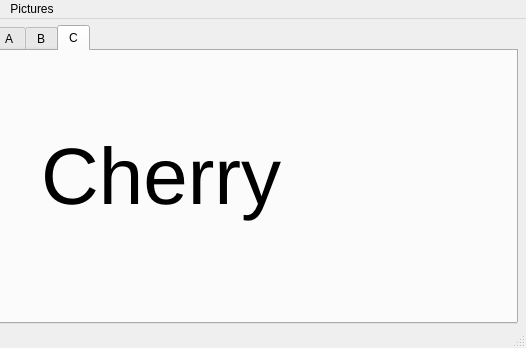
<?xml version="1.0" encoding="UTF-8"?>
<ui version="4.0">
 <class>Images</class>
 <widget class="QMainWindow" name="Images">
  <property name="geometry">
   <rect>
    <x>0</x>
    <y>0</y>
    <width>526</width>
    <height>348</height>
   </rect>
  </property>
  <property name="windowTitle">
   <string>Images</string>
  </property>
  <widget class="QWidget" name="centralwidget">
   <widget class="QTabWidget" name="tabWidget">
    <property name="geometry">
     <rect>
      <x>-7</x>
      <y>6</y>
      <width>525</width>
      <height>299</height>
     </rect>
    </property>
    <property name="currentIndex">
     <number>2</number>
    </property>
    <widget class="QWidget" name="tabA">
     <attribute name="title">
      <string>A</string>
     </attribute>
     <widget class="QLabel" name="labA">
      <property name="geometry">
       <rect>
        <x>34</x>
        <y>55</y>
        <width>471</width>
        <height>134</height>
       </rect>
      </property>
      <property name="font">
       <font>
        <pointsize>60</pointsize>
       </font>
      </property>
      <property name="text">
       <string>Apple</string>
      </property>
     </widget>
    </widget>
    <widget class="QWidget" name="tabB">
     <attribute name="title">
      <string>B</string>
     </attribute>
     <widget class="QLabel" name="labB">
      <property name="geometry">
       <rect>
        <x>37</x>
        <y>59</y>
        <width>445</width>
        <height>134</height>
       </rect>
      </property>
      <property name="font">
       <font>
        <pointsize>60</pointsize>
       </font>
      </property>
      <property name="text">
       <string>Banana</string>
      </property>
     </widget>
    </widget>
    <widget class="QWidget" name="tabC">
     <attribute name="title">
      <string>C</string>
     </attribute>
     <widget class="QLabel" name="labC">
      <property name="geometry">
       <rect>
        <x>46</x>
        <y>58</y>
        <width>454</width>
        <height>134</height>
       </rect>
      </property>
      <property name="font">
       <font>
        <pointsize>60</pointsize>
       </font>
      </property>
      <property name="text">
       <string>Cherry</string>
      </property>
     </widget>
    </widget>
   </widget>
  </widget>
  <widget class="QMenuBar" name="menubar">
   <property name="geometry">
    <rect>
     <x>0</x>
     <y>0</y>
     <width>526</width>
     <height>25</height>
    </rect>
   </property>
   <widget class="QMenu" name="menuPictures">
    <property name="title">
     <string>Pictures</string>
    </property>
    <addaction name="actionPictureA"/>
    <addaction name="actionPictureB"/>
    <addaction name="actionPictureC"/>
    <addaction name="actionQuit"/>
   </widget>
   <addaction name="menuPictures"/>
  </widget>
  <widget class="QStatusBar" name="statusbar"/>
  <action name="actionA">
   <property name="text">
    <string>A</string>
   </property>
  </action>
  <action name="actionB">
   <property name="text">
    <string>B</string>
   </property>
  </action>
  <action name="actionC">
   <property name="text">
    <string>C</string>
   </property>
  </action>
  <action name="actionQuit">
   <property name="text">
    <string>Quit</string>
   </property>
  </action>
  <action name="actionPictureA">
   <property name="text">
    <string>A</string>
   </property>
  </action>
  <action name="actionPictureB">
   <property name="text">
    <string>B</string>
   </property>
  </action>
  <action name="actionPictureC">
   <property name="text">
    <string>C</string>
   </property>
  </action>
 </widget>
 <resources/>
 <connections/>
</ui>
